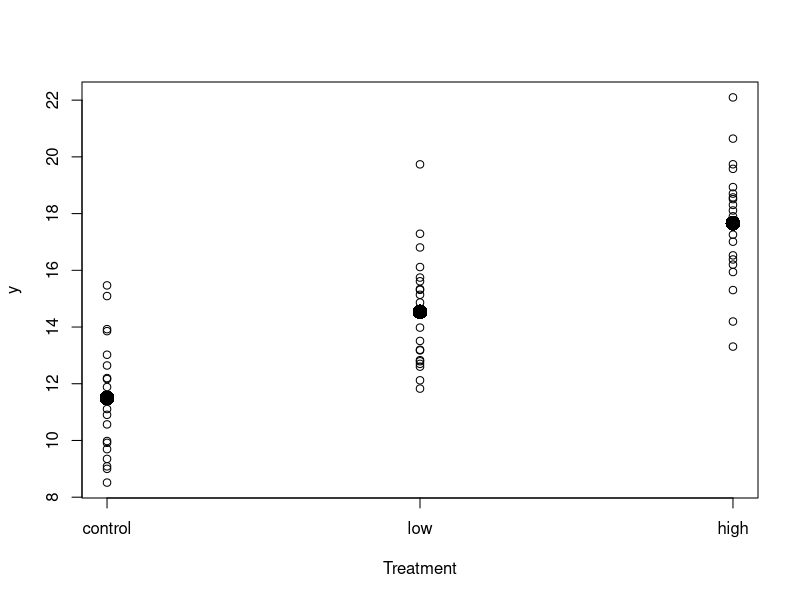
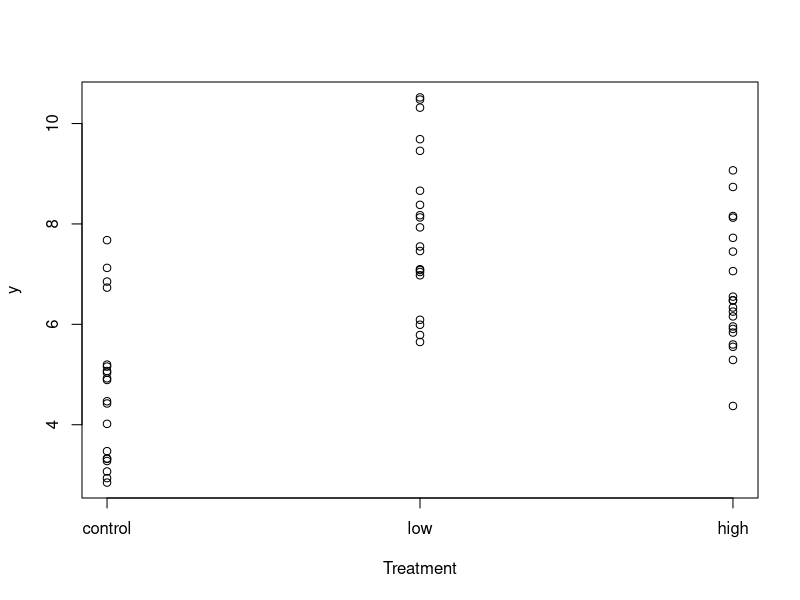
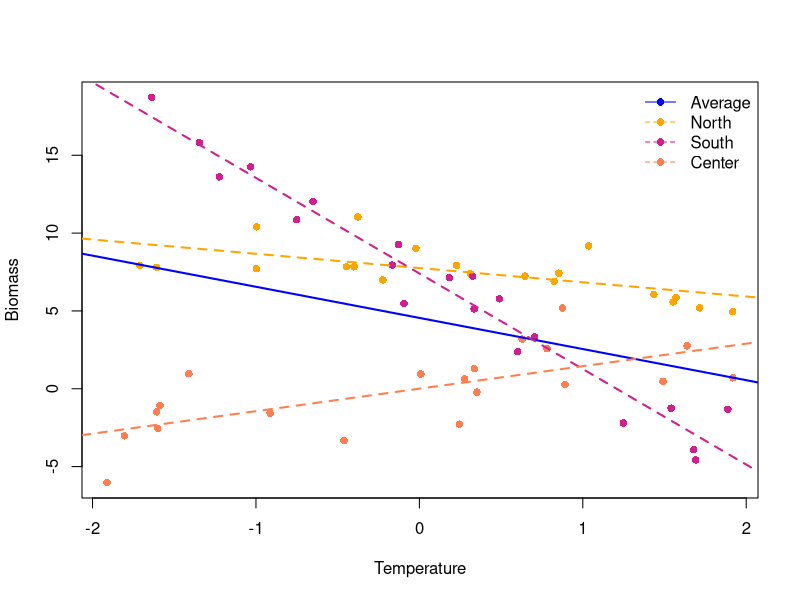

Reproduce these figures in R, in order.
## ---- chunk 1
knitr::opts_chunk$set(echo = TRUE)
## ---- chunk 2

# setting seed so that numerical results stay stable
set.seed(25)
# let's imagine an experiment which measure plant biomass based on various
# levels of nutrient added to the medium first case one treatments three
# levels
f <- gl(n = 3, k = 20, labels = c("control", "low", "high"))
# with treatments contrasts (default)
mat <- model.matrix(~f, data = data.frame(f = f))
# this tell us which contrast has been used to generate the model matrix
attr(mat, "contrasts")
## ---- chunk 3
# simulate some ys
beta <- c(12, 3, 6)  #these are the simulated regression coefficient
y <- rnorm(n = 60, mean = mat %*% beta, sd = 2)
m <- lm(y ~ f)
summary(m)
## ---- chunk 4
# plot the results
plot(y ~ rep(1:3, each = 20), xaxt = "n", xlab = "Treatment")
axis(1, at = c(1, 2, 3), labels = levels(f))
points(c(1, 2, 3), c(coef(m)[1], coef(m)[2:3] + coef(m)[1]), pch = 16, cex = 2)

## ---- chunk 5
# simulate the ys
beta <- c(5, 3, 2)
y <- rnorm(n = 60, mean = mat %*% beta, sd = 1.5)
plot(y ~ rep(1:3, each = 20), xaxt = "n", xlab = "Treatment")
axis(1, at = c(1, 2, 3), labels = levels(f))

# model
m <- lm(y ~ f, contrasts = list(f = "contr.helmert"))  #there we tell the model to use helmert contrast to build the model
summary(m)

## ---- chunk 6
# now with sum contrasts, let's spice up a little bit and introduce an
# interaction with a continuous variables
x <- runif(60, -2, 2)
levels(f) <- c("North", "South", "Center")  #let's make different level which cannot easily be given an order or a baseline
mat <- model.matrix(~x * f, data = data.frame(f = f), contrasts.arg = list(f = "contr.sum"))
attr(mat, "contrasts")
## ---- chunk 7

# simulate the ys
beta <- c(5, -2, 3, 2, 1, -4)
y <- rnorm(n = 60, mean = mat %*% beta, sd = 1.5)

# model
m <- lm(y ~ x * f, contrasts = list(f = "contr.sum"))
summary(m)

## ---- chunk 8
coef(m)[1] - coef(m)[3] - coef(m)[4]

## ---- chunk 9
# a nice plot
plot(y ~ x, xlab = "Temperature", ylab = "Biomass",
     pch = 16, col = rep(c("orange", "violetred", "coral"), each = 20))
abline(a = 4.55, b = -2, lwd = 2, lty = 1, col = "blue")
abline(a = coef(m)[1] + coef(m)[3], b = coef(m)[2] + coef(m)[5], lwd = 2, lty = 2,
       col = "orange")
abline(a = coef(m)[1] + coef(m)[4], b = coef(m)[2] + coef(m)[6], lwd = 2, lty = 2,
       col = "violetred")
abline(a = coef(m)[1] - coef(m)[3] - coef(m)[4], b = coef(m)[2] - coef(m)[5] -
         coef(m)[6], lwd = 2, lty = 2, col = "coral")
legend("topright", legend = c("Average", "North", "South", "Center"),
       col = c("blue","orange", "violetred", "coral"), pch = 16, lty = c(1, 2, 2, 2), bty = "n")
